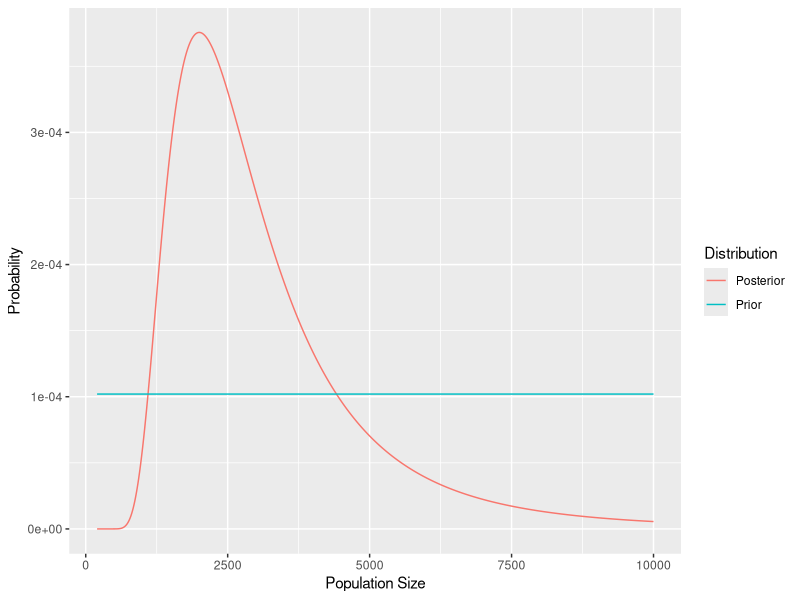

Reproduce this figure in R.
## ---- chunk 1


set.seed(20130306)

## ---- chunk 2
makeUniformPrior <- function(max_N, first=1, second=1, recaught=0){
  # impossible to have a population size smaller than the 
  # total number captured in either run
  N <- (first + second - recaught):max_N
  prob <- 1/length(N)
  return(data.frame(N, prob))
}
## ---- chunk 3
calcPosterior <- function(marked, first, second, prior){
  likelihoods <- dhyper(x = marked, 
                        m = first, 
                        n = prior$N - first, 
                        k = second) 
  numerators <- likelihoods * prior$prob
  denominator <- sum(numerators)
  posterior <- numerators/denominator
  return(data.frame(N = prior$N, prob = posterior))
}
## ---- chunk 4
library(ggplot2)
library(dplyr)
prior <- makeUniformPrior(10000,100, 100)
posterior <- calcPosterior(marked = 5, 100, 100, prior)

# reformat data for plotting ease:
# combine prior and posterior into a single data frame, 
# making an extra column to identify the two distributions.
plotdata <- bind_rows(Prior = prior, 
                      Posterior = posterior, 
                      .id = "dist")


ggplot(plotdata, aes(x = N, y = prob, color = dist)) +
  geom_line() +
  xlab("Population Size") + 
  ylab("Probability") +
  guides(color = guide_legend(title = "Distribution"))
## ---- chunk 5
posterior[which.max(posterior$prob), ]
## ---- chunk 6
credIntN <- function(prN, range = 0.95){
  #get the max first
  max_prob <- prN$N[which.max(prN$prob)]
  #calculate the ends of the interval
  pmin <- 0.5 - range / 2
  pmax <- 0.5 + range / 2
  #make the cdf and find bounds
  cum_prob <- cumsum(prN$prob)
  low_tail <- cum_prob <= pmin
  low_bound <- max(prN$N[low_tail])
  high_tail <- cum_prob >= pmax
  high_bound <- min(prN$N[high_tail])
  mid_prob <- min(prN$N[cum_prob >= 0.5])
  
  return (data.frame(max_p = max_prob, mid_p = mid_prob,
                    bayes_lower = low_bound, bayes_upper = high_bound))
}
## ---- chunk 7
bayesPopSize <- function(marked, first, second, 
                         max_N = 10^5,  return_post= F){
  input_frame <- data.frame(marked, first, second)
  prior <- makeUniformPrior(max_N, first, second)
  posterior <- calcPosterior(marked, first, second, prior)
  intervals <- credIntN(posterior)
  if(return_post){
    return(list(posterior = posterior,
                summary = cbind(input_frame, intervals)))
  }else{
    return(cbind(input_frame, intervals))
  }
}

bayesPopSize(marked = 5, first = 100, second = 100)
